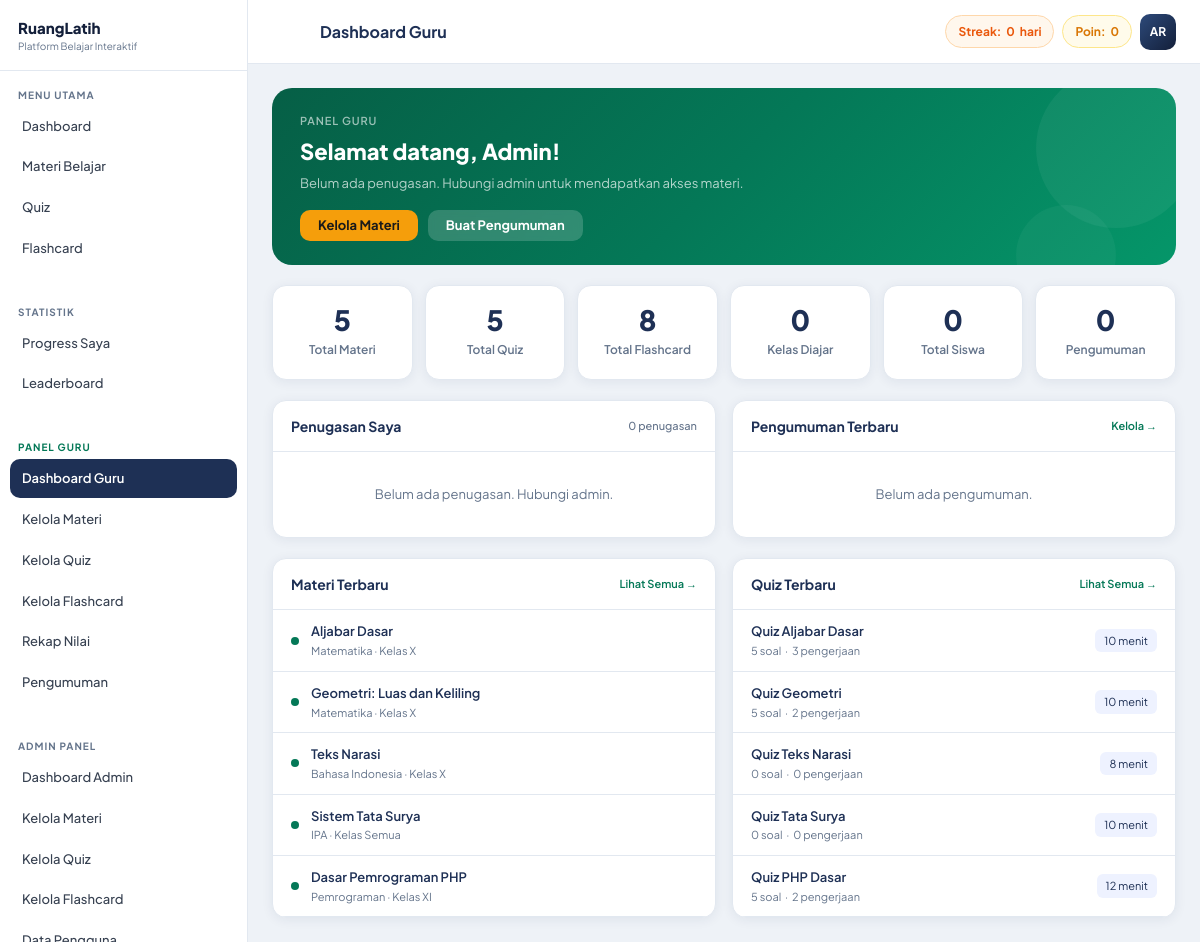
The page /guru/dashboard.php (signed in) on the database its author committed.
### tables this page shows
CREATE TABLE users (
    id          INT AUTO_INCREMENT PRIMARY KEY,
    name        VARCHAR(100) NOT NULL,
    email       VARCHAR(150) UNIQUE NOT NULL,
    password    VARCHAR(255) NOT NULL,
    role        ENUM('user','admin','guru') DEFAULT 'user',
    nisn        VARCHAR(10)  DEFAULT NULL COMMENT '10 digit Nomor Induk Siswa Nasional',
    no_absen    TINYINT UNSIGNED DEFAULT NULL COMMENT 'Nomor absen di kelas',
    kelas       VARCHAR(30)  DEFAULT NULL  COMMENT 'Contoh: X IPA 1, XI RPL 2',
    avatar      VARCHAR(255) DEFAULT NULL,
    total_points INT DEFAULT 0,
    streak      INT DEFAULT 0,
    last_active DATE DEFAULT NULL,
    created_at  TIMESTAMP DEFAULT CURRENT_TIMESTAMP
);

CREATE TABLE materials (
    id          INT AUTO_INCREMENT PRIMARY KEY,
    category_id INT NOT NULL,
    title       VARCHAR(200) NOT NULL,
    content     LONGTEXT NOT NULL,
    kelas       VARCHAR(30)  DEFAULT 'Semua' COMMENT 'Semua | X | XI | XII | X IPA 1 | dst',
    thumbnail   VARCHAR(255) DEFAULT NULL,
    created_at  TIMESTAMP DEFAULT CURRENT_TIMESTAMP,
    FOREIGN KEY (category_id) REFERENCES categories(id) ON DELETE CASCADE
);

CREATE TABLE categories (
    id         INT AUTO_INCREMENT PRIMARY KEY,
    name       VARCHAR(100) NOT NULL,
    icon       VARCHAR(50)  DEFAULT 'books' COMMENT 'Nama ikon Tabler Icons, misal: calculator, microscope',
    color      VARCHAR(50)  DEFAULT 'blue',
    created_at TIMESTAMP DEFAULT CURRENT_TIMESTAMP
);

CREATE TABLE quizzes (
    id               INT AUTO_INCREMENT PRIMARY KEY,
    material_id      INT NOT NULL,
    title            VARCHAR(200) NOT NULL,
    description      TEXT,
    duration_minutes INT DEFAULT 10,
    created_at       TIMESTAMP DEFAULT CURRENT_TIMESTAMP,
    FOREIGN KEY (material_id) REFERENCES materials(id) ON DELETE CASCADE
);

### includes/functions.php (called while the page is built, shortened)
<?php
function isAdmin()     { return isset($_SESSION['role']) && $_SESSION['role'] === 'admin'; }
function getGuruAssignments(int $guru_id): array {
    $db  = getDB(); $id = (int)$guru_id;
    $res = $db->query("
        SELECT ga.id, ga.category_id, ga.kelas, c.name AS cat_name, c.icon AS cat_icon
        FROM guru_assignments ga
        JOIN categories c ON ga.category_id = c.id
        WHERE ga.guru_id = $id
        ORDER BY c.name, ga.kelas
    ");
    $rows = [];
    return $rows;
}
function getGuruMaterialCondition(string $alias = 'm'): string {
    if (isAdmin()) return '1=1';
    $uid = (int)$_SESSION['user_id'];
    return "EXISTS (
        SELECT 1 FROM guru_assignments ga
        WHERE ga.guru_id = {$uid}
          AND ga.category_id = {$alias}.category_id
          AND ({$alias}.kelas = 'Semua' OR ga.kelas = {$alias}.kelas OR ga.kelas = 'Semua')
    )";
}
function getCurrentUser() {
    $db = getDB(); $id = (int)$_SESSION['user_id'];
    $r  = $db->query("SELECT * FROM users WHERE id=$id LIMIT 1");
    return $r ? $r->fetch_assoc() : null;
}
function getInitials($name) {
    $w=explode(' ',trim($name)); $i='';
    foreach(array_slice($w,0,2) as $word) $i.=strtoupper(substr($word,0,1));
    return $i;
}

### guru/dashboard.php (the view, shortened to what this page needs)
<?php
require_once __DIR__ . '/../includes/functions.php';
$user = getCurrentUser(); $db = getDB(); $uid = (int)$_SESSION['user_id'];
$pageTitle = 'Dashboard Guru';
$cond = getGuruMaterialCondition('m');
$tMat   = (int)$db->query("SELECT COUNT(*) as c FROM materials m WHERE $cond")->fetch_assoc()['c'];
$tQuiz  = (int)$db->query("SELECT COUNT(*) as c FROM quizzes q JOIN materials m ON q.material_id=m.id WHERE $cond")->fetch_assoc()['c'];
$tFlash = (int)$db->query("SELECT COUNT(*) as c FROM flashcards f JOIN materials m ON f.material_id=m.id WHERE $cond")->fetch_assoc()['c'];
$tPengumuman = (int)$db->query("SELECT COUNT(*) as c FROM announcements WHERE guru_id=$uid")->fetch_assoc()['c'];
$assignments = getGuruAssignments($uid);
$kelasSet    = array_unique(array_column($assignments, 'kelas'));
$tSiswa      = 0;
$recentMat = $db->query("
    SELECT m.*, c.name as cn, c.icon as ci
    FROM materials m JOIN categories c ON m.category_id=c.id
    WHERE $cond
    ORDER BY m.created_at DESC LIMIT 5
");
$recentQuiz = $db->query("
    SELECT q.*, m.title as mt,
           (SELECT COUNT(*) FROM questions WHERE quiz_id=q.id) as qcount,
           (SELECT COUNT(*) FROM quiz_results WHERE quiz_id=q.id) as attempts
    FROM quizzes q JOIN materials m ON q.material_id=m.id
    WHERE $cond
    ORDER BY q.created_at DESC LIMIT 5
");
$recentAnn = $db->query("
    SELECT * FROM announcements WHERE guru_id=$uid ORDER BY created_at DESC LIMIT 3
");
include __DIR__ . '/../includes/header.php';
?>
<div class="page-banner" style="margin-bottom:20px;background:linear-gradient(135deg,#065f46 0%,#047857 50%,#059669 100%)">
    <div class="pb-label">Panel Guru</div>
    <div class="pb-title">Selamat datang, <?= htmlspecialchars(explode(' ', $user['name'])[0]) ?>!</div>
    <div class="pb-sub">
        <?php if ($assignments): ?>
        Mengajar: <?= implode(', ', array_unique(array_column($assignments, 'cat_name'))) ?>
        &nbsp;&middot;&nbsp; <?= count($kelasSet) ?> kelas &nbsp;&middot;&nbsp; <?= $tSiswa ?> siswa
        <?php else: ?>
        Belum ada penugasan. Hubungi admin untuk mendapatkan akses materi.
        <?php endif; ?>
    </div>
    <div class="pb-btns">
        <a href="<?= APP_URL ?>/guru/materi.php"     class="btn btn-gold">Kelola Materi</a>
        <a href="<?= APP_URL ?>/guru/pengumuman.php" class="btn btn-white">Buat Pengumuman</a>
    </div>
</div>
<div style="display:grid;grid-template-columns:repeat(auto-fit,minmax(130px,1fr));gap:12px;margin-bottom:20px">
    <?php foreach ([
        [$tMat,           'Total Materi'   ],
        [$tQuiz,          'Total Quiz'     ],
        [$tFlash,         'Total Flashcard'],
        [count($kelasSet),'Kelas Diajar'   ],
        [$tSiswa,         'Total Siswa'    ],
        [$tPengumuman,    'Pengumuman'     ],
    ] as [$v, $l]): ?>
    <div class="card card-pad" style="text-align:center">
        <div style="font-size:28px;font-weight:900;color:var(--navy);line-height:1"><?= $v ?></div>
        <div style="font-size:12px;font-weight:600;color:var(--muted);margin-top:6px"><?= $l ?></div>
    </div>
    <?php endforeach; ?>
</div>
<div style="display:grid;grid-template-columns:1fr 1fr;gap:16px;margin-bottom:20px">
<div class="card" style="overflow:hidden">
    <div style="padding:14px 18px;border-bottom:1px solid var(--border);font-weight:700;font-size:14px;color:var(--navy);display:flex;align-items:center;justify-content:space-between">
        <span>Penugasan Saya</span>
        <span style="font-size:11px;color:var(--muted);font-weight:500"><?= count($assignments) ?> penugasan</span>
    </div>
    <?php if (!$assignments): ?>
    <div style="padding:32px;text-align:center;color:var(--muted);font-size:13px">
        Belum ada penugasan. Hubungi admin.
    </div>
    <?php endif; ?>
</div>
<div class="card" style="overflow:hidden">
    <div style="padding:14px 18px;border-bottom:1px solid var(--border);font-weight:700;font-size:14px;color:var(--navy);display:flex;align-items:center;justify-content:space-between">
        <span>Pengumuman Terbaru</span>
        <a href="<?= APP_URL ?>/guru/pengumuman.php" style="font-size:11px;color:#047857;font-weight:600;text-decoration:none">Kelola →</a>
    </div>
    <?php if (!$recentAnn || $recentAnn->num_rows === 0): ?>
    <div style="padding:32px;text-align:center;color:var(--muted);font-size:13px">
        Belum ada pengumuman.
    </div>
    <?php else: while ($an = $recentAnn->fetch_assoc()): ?>
    <div style="padding:12px 18px;border-bottom:1px solid var(--border)">
        <div style="font-size:13px;font-weight:600;color:var(--navy)"><?= htmlspecialchars($an['title']) ?></div>
        <div style="font-size:11px;color:var(--muted);margin-top:2px">
            <?= $an['target_kelas'] === 'Semua' ? 'Semua kelas' : 'Kelas '.$an['target_kelas'] ?>
            &nbsp;·&nbsp; <?= timeAgo($an['created_at']) ?>
        </div>
    </div>
    <?php endwhile; endif; ?>
</div>
</div>
<div style="display:grid;grid-template-columns:1fr 1fr;gap:16px">
<div class="card" style="overflow:hidden">
    <div style="padding:14px 18px;border-bottom:1px solid var(--border);font-weight:700;font-size:14px;color:var(--navy);display:flex;align-items:center;justify-content:space-between">
        <span>Materi Terbaru</span>
        <a href="<?= APP_URL ?>/guru/materi.php" style="font-size:11px;color:#047857;font-weight:600;text-decoration:none">Lihat Semua →</a>
    </div>
    <?php if (!$recentMat || $recentMat->num_rows === 0): ?>
    <div style="padding:24px;text-align:center;color:var(--muted);font-size:13px">Belum ada materi</div>
    <?php else: while ($m = $recentMat->fetch_assoc()): ?>
    <div style="display:flex;align-items:center;gap:12px;padding:11px 18px;border-bottom:1px solid var(--border)">
        <div style="width:8px;height:8px;border-radius:50%;background:#047857;flex-shrink:0"></div>
        <div style="flex:1;min-width:0">
            <div style="font-size:13px;font-weight:600;color:var(--navy);white-space:nowrap;overflow:hidden;text-overflow:ellipsis"><?= htmlspecialchars($m['title']) ?></div>
            <div style="font-size:11px;color:var(--muted)"><?= htmlspecialchars($m['cn']) ?> · Kelas <?= htmlspecialchars($m['kelas']) ?></div>
        </div>
    </div>
    <?php endwhile; endif; ?>
</div>
<div class="card" style="overflow:hidden">
    <div style="padding:14px 18px;border-bottom:1px solid var(--border);font-weight:700;font-size:14px;color:var(--navy);display:flex;align-items:center;justify-content:space-between">
        <span>Quiz Terbaru</span>
        <a href="<?= APP_URL ?>/guru/quiz.php" style="font-size:11px;color:#047857;font-weight:600;text-decoration:none">Lihat Semua →</a>
    </div>
    <?php if (!$recentQuiz || $recentQuiz->num_rows === 0): ?>
    <div style="padding:24px;text-align:center;color:var(--muted);font-size:13px">Belum ada quiz</div>
    <?php else: while ($q = $recentQuiz->fetch_assoc()): ?>
    <div style="display:flex;align-items:center;justify-content:space-between;padding:11px 18px;border-bottom:1px solid var(--border)">
        <div style="flex:1;min-width:0">
            <div style="font-size:13px;font-weight:600;color:var(--navy);white-space:nowrap;overflow:hidden;text-overflow:ellipsis"><?= htmlspecialchars($q['title']) ?></div>
            <div style="font-size:11px;color:var(--muted)"><?= $q['qcount'] ?> soal &nbsp;·&nbsp; <?= $q['attempts'] ?> pengerjaan</div>
        </div>
        <span style="font-size:11px;background:var(--navy-pale);color:var(--navy);padding:3px 9px;border-radius:6px;white-space:nowrap;margin-left:8px"><?= $q['duration_minutes'] ?> menit</span>
    </div>
    <?php endwhile; endif; ?>
</div>
</div>
<?php include __DIR__ . '/../includes/footer.php'; ?>

### includes/header.php (shortened to what this page needs)
<!DOCTYPE html>
<html lang="id">
<head>
<link href="https://cdn.jsdelivr.net/npm/@tabler/icons-webfont@2.40.0/tabler-icons.min.css" rel="stylesheet">
<link rel="stylesheet" href="<?= APP_URL ?>/assets/css/custom.css">
</head>
<body>
<div class="app-wrap">
<?php include __DIR__ . '/sidebar.php'; ?>
<div class="main-area">
<header class="topbar">
    <div class="topbar-left">
        <button class="topbar-menu-btn" onclick="toggleSidebar()">
        </button>
        <div class="topbar-title"><?= isset($pageTitle) ? htmlspecialchars($pageTitle) : APP_NAME ?></div>
    </div>
    <div class="topbar-right">
        <?php if ($user): ?>
        <div class="topbar-badge topbar-streak">
            Streak: <strong><?= (int)$user['streak'] ?></strong> hari
        </div>
        <div class="topbar-badge topbar-pts">
            Poin: <strong><?= number_format((int)$user['total_points']) ?></strong>
        </div>
        <div class="topbar-avatar" title="<?= htmlspecialchars($user['name']) ?>">
            <?= getInitials($user['name']) ?>
        </div>
        <?php endif; ?>
    </div>
</header>
<main class="page-content">

### assets/css/custom.css (style rules this page uses)
:root { --navy: #1e3055; --navy-dk: #131f3a; --navy-lt: #2d4a7a; --navy-pale: #eef2ff; --gold: #f59e0b; --gold-dk: #d97706; --gold-lt: #fde68a; --gold-pale: #fffbeb; --bg: #eef2f7; --white: #ffffff; --text: #0f172a; --muted: #64748b; --border: #e2e8f0; --r: 14px; --r-lg: 20px; --r-xl: 28px; --shadow: 0 2px 12px rgba(30,48,85,.07); --shadow-lg: 0 8px 32px rgba(30,48,85,.14); --sidebar-w: 248px; --topbar-h: 64px; }
*,:before,:after { box-sizing:border-box;margin:0;padding:0 }
body { font-family:'Plus Jakarta Sans',system-ui,sans-serif;background:var(--bg);color:var(--text);font-size:14px;line-height:1.6;-webkit-font-smoothing:antialiased }
a { text-decoration:none;color:inherit }
input,select,textarea,button { font-family:inherit }
.app-wrap { display:flex;min-height:100vh }
.main-area { flex:1;display:flex;flex-direction:column;margin-left:var(--sidebar-w);min-width:0;transition:margin .3s }
.topbar { background:var(--white); border-bottom:1px solid var(--border); height:var(--topbar-h);padding:0 24px; display:flex;align-items:center;justify-content:space-between; position:sticky;top:0;z-index:80; flex-shrink:0; }
.topbar-left { display:flex;align-items:center;gap:12px }
.topbar-menu-btn { background:none;border:none;cursor:pointer; width:36px;height:36px;border-radius:9px; display:flex;align-items:center;justify-content:center; font-size:20px;color:var(--muted); transition:background .15s; }
.topbar-title { font-weight:700;font-size:16px;color:var(--navy) }
.topbar-right { display:flex;align-items:center;gap:8px }
.topbar-badge { display:flex;align-items:center;gap:5px; padding:6px 12px;border-radius:99px;font-size:12px;font-weight:700; }
.topbar-streak { background:#fff7ed;color:#ea580c;border:1px solid #fed7aa }
.topbar-pts { background:var(--gold-pale);color:var(--gold-dk);border:1px solid var(--gold-lt) }
.topbar-avatar { width:36px;height:36px;border-radius:10px; background:linear-gradient(135deg,var(--navy-lt),var(--navy-dk)); color:var(--white);font-weight:700;font-size:12px; display:flex;align-items:center;justify-content:center;cursor:pointer; }
.page-content { flex:1;padding:24px;animation:pgFade .25s ease }
.page-banner { background:linear-gradient(135deg,var(--navy) 0%,var(--navy-lt) 100%); border-radius:var(--r-lg);padding:24px 28px; color:var(--white);margin-bottom:20px; position:relative;overflow:hidden; }
.page-banner::before { content:'';position:absolute;right:-20px;top:-20px; width:160px;height:160px;border-radius:50%; background:rgba(255,255,255,.05); }
.page-banner::after { content:'';position:absolute;right:60px;bottom:-40px; width:100px;height:100px;border-radius:50%; background:rgba(255,255,255,.04); }
.pb-label { font-size:11px;color:rgba(255,255,255,.6);font-weight:600;text-transform:uppercase;letter-spacing:.08em;margin-bottom:4px }
.pb-title { font-size:22px;font-weight:800;margin-bottom:4px }
.pb-sub { font-size:13px;color:rgba(255,255,255,.7);margin-bottom:16px }
.pb-btns { display:flex;gap:10px;flex-wrap:wrap;position:relative;z-index:1 }
.btn { display:inline-flex;align-items:center;gap:7px;padding:9px 18px;border-radius:10px;font-size:13px;font-weight:700;border:none;cursor:pointer;transition:all .15s;line-height:1 }
.btn-gold { background:var(--gold);color:#1a1a1a }
.btn-white { background:rgba(255,255,255,.18);color:var(--white);backdrop-filter:blur(4px) }
.card { background:var(--white);border-radius:var(--r);border:1px solid var(--border);box-shadow:var(--shadow);overflow:hidden }
.card-pad { padding:20px }

### rows shown on the page
users: streak "0", total_points "0", name "AR", name "Admin"
materials: title "Aljabar Dasar", category.name "Matematika", kelas "X"
materials: title "Geometri: Luas dan Keliling", category.name "Matematika", kelas "X"
materials: title "Teks Narasi", category.name "Bahasa Indonesia", kelas "X"
materials: title "Sistem Tata Surya", category.name "IPA", kelas "Semua"
materials: title "Dasar Pemrograman PHP", category.name "Pemrograman", kelas "XI"
quizzes: title "Quiz Aljabar Dasar", qcount "5", attempts "3", duration_minutes "10"
quizzes: title "Quiz Geometri", qcount "5", attempts "2", duration_minutes "10"
quizzes: title "Quiz Teks Narasi", qcount "0", attempts "0", duration_minutes "8"
quizzes: title "Quiz Tata Surya", qcount "0", attempts "0", duration_minutes "10"
quizzes: title "Quiz PHP Dasar", qcount "5", attempts "2", duration_minutes "12"

### other values the page prints
$pageTitle "Dashboard Guru"
$v "5"
$l "Total Materi"
$l "Total Quiz"
$v "8"
$l "Total Flashcard"
$v "0"
$l "Kelas Diajar"
$l "Total Siswa"
$l "Pengumuman"
count($assignments) "0"
